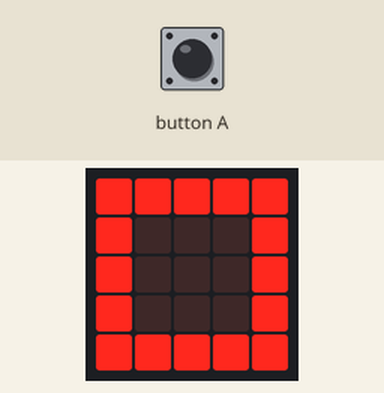
The program below on a simulated BBC micro:bit (MakeCode). Parts: the board's 5×5 LED display.

Above: at 0.6 s.
At 1.3 s:
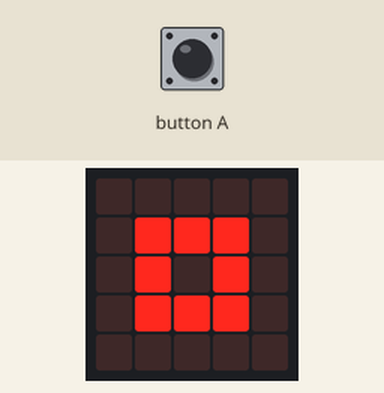
At 2.0 s:
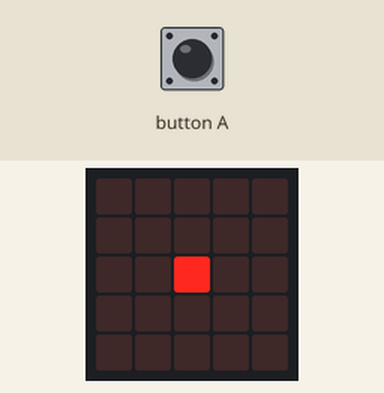
At 2.9 s:
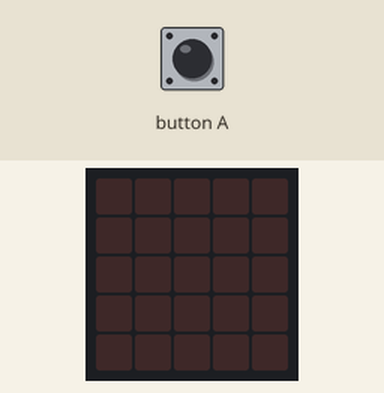

The program:

main.ts
```typescript
input.onButtonPressed(Button.A, function () {

})
basic.pause(500)
basic.showIcon(IconNames.Square)
basic.pause(100)
basic.showIcon(IconNames.SmallSquare)
basic.pause(100)
while (true) {
    basic.showLeds(`
        . . . . .
        . . . . .
        . . # . .
        . . . . .
        . . . . .
        `)
    basic.pause(500)
    basic.clearScreen()
    basic.pause(500)
}
basic.forever(function () {

})
```

test.ts
```typescript
// aquí va el archivo "tests"; esto no se compilará cuando este paquete se utilice como una extensión.
```

Measured:
- what the display in image 0 shows lasts 0.7 s, from 0.5 s to 1.2 s
- what the display in image 2 shows lasts 0.9 s, from 1.9 s to 2.8 s
- what the display in image 3 shows lasts 0.5 s, from 2.8 s to 3.3 s
